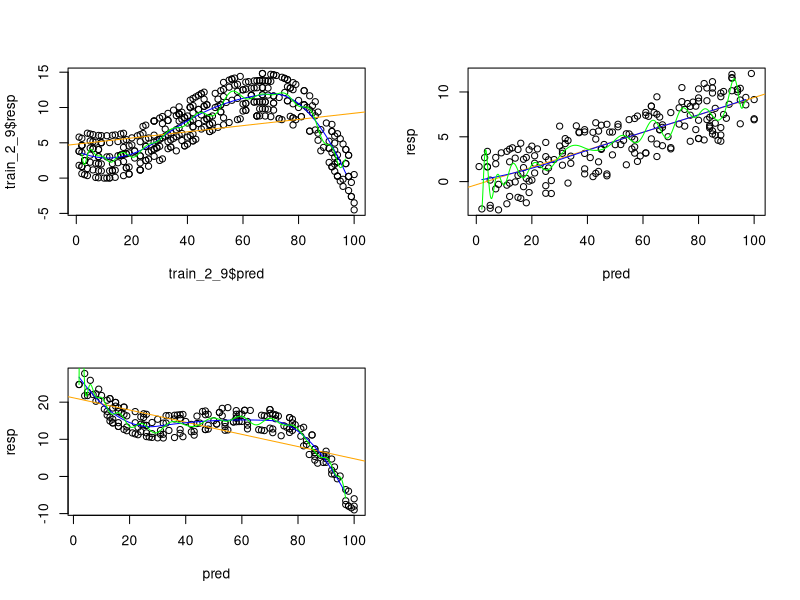

Write R code to recreate this figure.
setwd("C:/Users/lssang/Desktop/datamining")
library(splines)

par(mfrow=c(2,2))
K = c(30, 70)
u = seq(2,97,by=.1)
B = data.frame(pred=u)

train_2_9 <- read.csv("train_2_9.csv", header=T, dec=".",sep=",")
m.ln_2_9=lm(resp~pred, train_2_9)
#attach(ds_2_9)
#ln_2_9=lm(resp~pred)
#ln_2_9
plot(train_2_9$pred, train_2_9$resp)
abline(m.ln_2_9, lwd=1, col="orange")

m.sp1_2_9 = lm(resp~bs(pred, knots=c(K), degree=2), data=train_2_9)
Y1_2_9 = predict(m.sp1_2_9, newdata=B)
lines(u, Y1_2_9, lwd=1, col="blue")

m.sp2_2_9 = lm(resp~bs(pred, knots=c(K), degree=30), data=train_2_9)
Y2_2_9 = predict(m.sp2_2_9, newdata=B)
lines(u, Y2_2_9, lwd=1, col="green")

##################

train_2_10 <- read.csv("train_2_10.csv", header=T, dec=".",sep=",")
lm.2_10=lm(resp~pred, train_2_10)
#attach(ds_2_10)
#lm.2_10=lm(resp~pred)
#lm.2_10
plot(train_2_10)
abline(lm.2_10,col="orange")

m.sp1_2_10 = lm(resp~bs(pred, knots=c(K), degree=2), data=train_2_10)
Y1_2_10 = predict(m.sp1_2_10, newdata=B)
lines(u, Y1_2_10, lwd=1, col="blue")

m.sp2_2_10 = lm(resp~bs(pred, knots=c(K), degree=30), data=train_2_10)
Y2_2_10 = predict(m.sp2_2_10, newdata=B)
lines(u, Y2_2_10, lwd=1, col="green")

##################

train_2_11 <- read.csv("train_2_11.csv", header=T, dec=".",sep=",")
lm.2_11=lm(resp~pred, train_2_11)
#attach(ds_2_11)
#lm.2_11=lm(resp~pred)
#lm.2_11
plot(train_2_11)
abline(lm.2_11,col="orange")

m.sp1_2_11 = lm(resp~bs(pred, knots=c(K), degree=2), data=train_2_11)
Y1_2_11 = predict(m.sp1_2_11, newdata=B)
lines(u, Y1_2_11, lwd=1, col="blue")

m.sp2_2_11 = lm(resp~bs(pred, knots=c(K), degree=30), data=train_2_11)
Y2_2_11 = predict(m.sp2_2_11, newdata=B)
lines(u, Y2_2_11, lwd=1, col="green")







